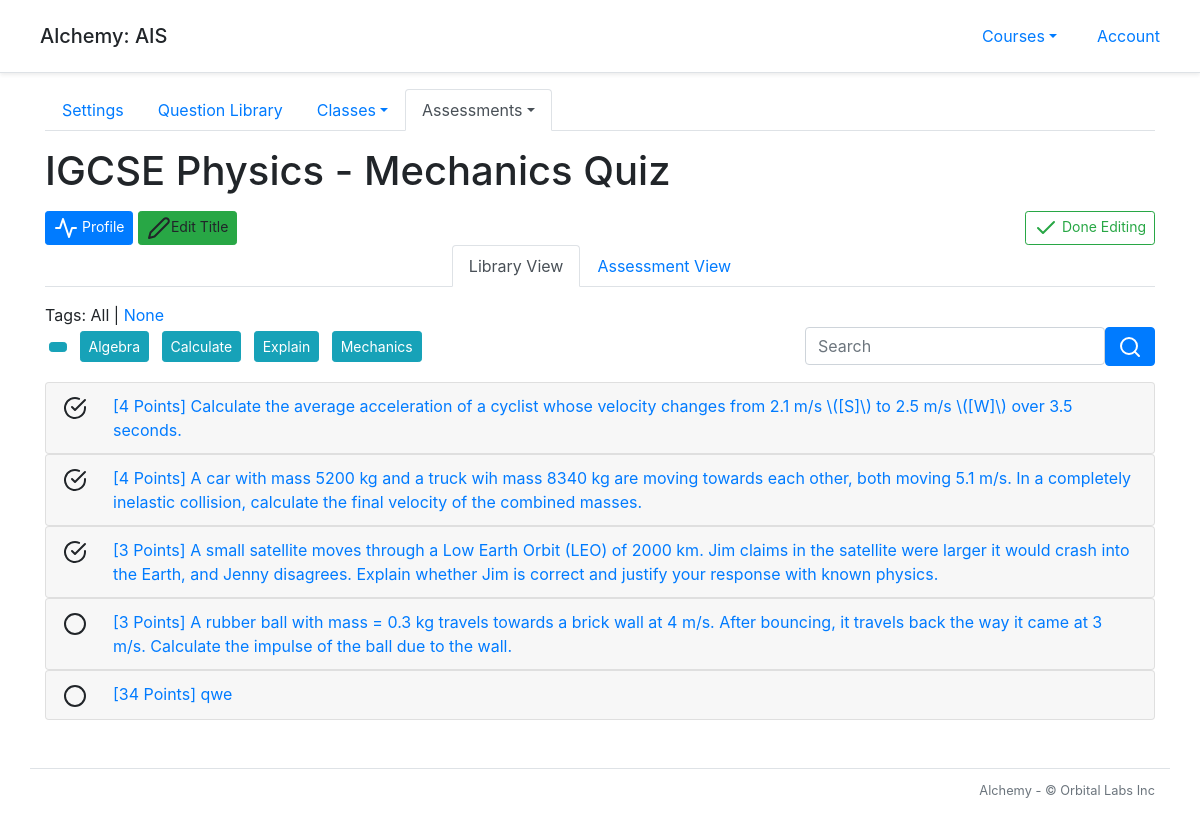
/course/3/paper/1/edit, run on an earlier commit of the app's database.
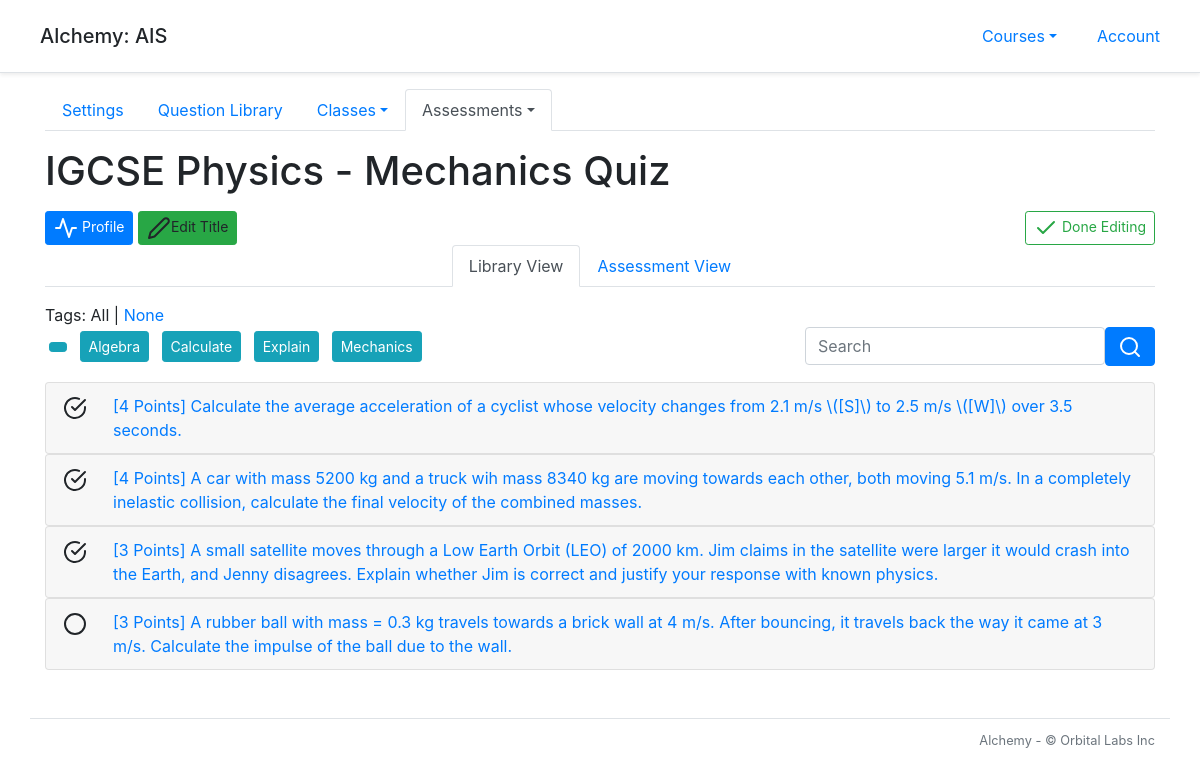
And on a later commit of the database.
### alchemy/models.py (models this page shows, shortened)
class Account(db.Model):
    __tablename__ = 'account'
    id = db.Column(db.Integer, primary_key=True)
    name = db.Column(db.String(50))
    courses = db.relationship('Course', backref='account')

class Course(db.Model):
    __tablename__ = 'course'
    id = db.Column(db.Integer, primary_key=True)
    name = db.Column(db.String(20), nullable=False)
    account_id = db.Column(db.Integer, db.ForeignKey('account.id'))
    questions = db.relationship('Question', backref = 'q_course')
    tags = db.relationship('Tag', backref='tag_course')
    clazzes = db.relationship('Clazz', backref='course')
    papers = db.relationship('Paper', backref='course')
    grade_levels = db.relationship('GradeLevel', backref='grade_levels')

class Paper(db.Model):
    __tablename__ = 'paper'
    id = db.Column(db.Integer, primary_key=True)
    title = db.Column(db.String(50), nullable=False)
    scores = db.relationship('Score', backref='paper')
    paper_questions = db.relationship('PaperQuestion', back_populates='paper')
    course_id = db.Column(db.Integer, db.ForeignKey('course.id'))
    @sqlalchemy.orm.reconstructor
    def __paper_construct__(self):
        self.build_profile()
    def question_objects(self):
        question_objects_list = []
        for question in self.ordered_paper_questions():
            question_objects_list.append(question.question)
        return question_objects_list
    def ordered_paper_questions(self):
        return db.session.query(PaperQuestion).filter_by(paper_id=self.id).order_by(PaperQuestion.order_number).all()
    def build_profile(self):
        self.profile = paper_profile.PaperProfile()
        self.profile.total_questions = len(self.paper_questions)
        tag_list = []
        for paper_question in self.paper_questions:
            self.profile.total_points += paper_question.question.points
            for t in paper_question.question.tags:
                if t not in tag_list:
                    tag_list.append(t)
        for t in tag_list:
            new_tag_profile = paper_profile.build_tag_profile(self, t)
            new_tag_profile.calculate_q_percentage(self.profile)
            new_tag_profile.calculate_p_percentage(self.profile)
            self.profile.tag_profile_list.append(new_tag_profile)

class Tag(db.Model):
    __tablename__ = 'tag'
    id = db.Column(db.Integer, primary_key=True)
    name = db.Column(db.String(120), nullable=False)
    course_id = db.Column(db.Integer, db.ForeignKey('course.id'), nullable=False)
    questions = db.relationship('Question', secondary=questions_tags, back_populates='tags')

class Question(db.Model):
    __tablename__ = 'question'
    id = db.Column(db.Integer, primary_key=True)
    content = db.Column(db.String(), nullable=False)
    solution = db.Column(db.String(), nullable=False)
    points = db.Column(db.Float(), nullable=False)
    course_id = db.Column(db.Integer, db.ForeignKey('course.id'), nullable=False)
    tags = db.relationship('Tag', secondary=questions_tags, back_populates='questions')
    papers = db.relationship('PaperQuestion', back_populates='question')
    scores = db.relationship('Score', backref='question')
    image_id = db.Column(db.Integer, db.ForeignKey('image.id'))
    image = db.relationship("Image", back_populates='questions')
    def __eq__(self, other):
        return type(self) is type(other) and self.id == other.id

### alchemy/views/paper.py (the view)
@bp_paper.route('/edit')
def edit():
    return render_edit_paper(g.paper)

### alchemy/__init__.py (called while the page is built)
@application.template_filter('prettify_number')
def prettify_number(arg):
    if arg is None:
        return ''
    if type(arg) == float and int(arg) == arg:
        return int(arg)
    return arg

### alchemy/views/account.py (called while the page is built)
@bp_account.url_defaults
def bp_account_url_defaults(endpoint, values):
    if 'account_id' not in values:
        values['account_id'] = g.account.id

### alchemy/views/clazz.py (called while the page is built)
@bp_clazz.url_defaults
def url_defaults(endpoint, values):
    if 'clazz_id' not in values:
        values['clazz_id'] = g.clazz.id

### alchemy/views/course.py (called while the page is built)
@bp_course.url_value_preprocessor
def url_value_preprocessor(endpoint, values):
    g.course = models.Course.query.get_or_404(values.pop('course_id'))
    g.account = models.Account.query.get_or_404(g.course.account_id)

@bp_course.url_defaults
def url_defaults(endpoint, values):
    if 'course_id' not in values:
        values['course_id'] = g.course.id

@bp_course.before_request
def before_request():
    if 'html_title' not in g:
        g.html_title = f'Course - {g.course.name}'

### alchemy/views/paper.py (called while the page is built)
@bp_paper.url_value_preprocessor
def url_value_preprocessor(endpoint, values):
    paper_id = int(values.pop('paper_id', 0))
    if paper_id ==  0:
        g.paper = None  # We are creating a new paper
    else:
        g.paper = models.Paper.query.get_or_404(paper_id)

@bp_paper.url_defaults
def url_defaults(endpoint, values):
    if 'paper_id' not in values:
        values['paper_id'] = g.paper.id if 'paper' in g else 0

@bp_paper.before_request
def before_request():
    if g.paper is None:
        g.html_title = f'{g.course.name} - New assessment'
    else:
        g.html_title = f'{g.course.name} - {g.paper.title}'

def questions_available_for_paper(paper, from_question_list):
    available_questions = []
    paper_current_questions = paper.question_objects()
    for q in from_question_list:
        q.__question_added_to_paper = (q in paper_current_questions)
        available_questions.append(q)
    return available_questions

def render_edit_paper(paper):
    course = paper.course
    paper.paper_questions = sorted(paper.paper_questions, key = lambda x: x.order_number)
    course = models.Course.query.get(paper.course_id)
    available_questions = questions_available_for_paper(paper, course.questions)
    all_tags = db.session.query(models.Tag).order_by(models.Tag.name).all()
    return flask.render_template('course/paper/edit.html', available_questions = available_questions, all_course_tags = all_tags, show_editing_controls = True)

### alchemy/templates/course/paper/edit.html (shortened to what this page needs)
{% extends "course/course_layout.html" %}
{% block course_main_content %}
<main role="main">
  <h1 class="my-3">{{ g.course.name }} - {{ g.paper.title }}</h1>
  <div class="d-flex p-0">
    <div class="flex-grow-1 bd-highlight">
      <button id="stats_toggle_button" onclick="toggle_sidebar()" role="button" aria-label="Open statistics" class="btn btn-primary btn-sm">
        <span data-feather="activity"></span> Profile
      </button>
      <a class="btn btn-success btn-sm" data-toggle="modal" data-target="#paper_edit_modal"><span data-feather="edit-2"></span>Edit Title</a>
    </div>
    {% import "course/paper_new_or_edit_macro.html" as paper_edit_modal %}
    <div class="bd-highlight">
      <a class="btn btn-outline-success btn-sm" href="{{ url_for('course.paper.index')}}"><span data-feather="check"></span> Done Editing</a>
    </div>
  </div>
  <div id="paper_questions_tabs" class="container m-0 p-0">
    <ul class="nav nav-tabs justify-content-center">
      <li class="nav-item">
        <a id="show_all_questions_link" class="nav-link active" aria-current="page" href="#" onclick="show_all_questions()">Library View</a>
      </li>
      <li class="nav-item">
        <a id="show_selected_questions_link" class="nav-link" href="#" onclick="show_selected_questions()">Assessment View</a>
      </li>
    </ul>
    <div id="available_questions_filter_options">
      {% import "course/question_filter_macro.html" as library_filter %}
      {{ library_filter.render_filter_options('available_questions_area', 'paper_questions_tabs', g.course.id, g.paper.id, all_course_tags) }}
    </div>
    <div id="available_questions_area" class="mt-3">
      {% import "course/question_accordion_macro.html" as question_accordion %}
      {{ question_accordion.render_questions(g.course.id, g.paper.id, available_questions) }}
    </div>
  </div>
</main>
{% endblock course_main_content %}

### alchemy/templates/course/course_layout.html (shortened to what this page needs)
{% include "layout_start.html" %}
<div class="container">
  <ul class="nav nav-tabs">
    <li class="nav-item">
      <a class="nav-link {{ 'active' if request.endpoint == 'course.index' }}" href="{{ url_for('course.index', course_id=g.course.id) }}">Settings</a>
    </li>
    <li class="nav-item">
      <a class="nav-link {{ 'active' if request.endpoint == 'course.library.index' }}" href="{{ url_for('course.library.index') }}">Question Library</a>
    </li>
    <li class="nav-item dropdown">
      <a class="nav-link dropdown-toggle" data-toggle="dropdown" href="#" role="button" aria-haspopup="true" aria-expanded="false">Classes</a>
    </li>
    <li class="nav-item dropdown">
      <a class="nav-link dropdown-toggle {{ 'active' if request.endpoint == 'course.paper.index' or request.endpoint == 'course.paper.edit' }}" data-toggle="dropdown" href="#" role="button" aria-haspopup="true" aria-expanded="false">Assessments</a>
    </li>
  </ul>
  {% block course_main_content %}
  {% endblock course_main_content %}
</div>
{% import "course/paper_new_or_edit_macro.html" as paper_create_modal %}
{% include "layout_end.html" %}

### alchemy/templates/layout_start.html (shortened to what this page needs)
<!doctype html>
<html lang="en">
  <head>
      <link rel="stylesheet" href="https://stackpath.bootstrapcdn.com/bootstrap/4.5.0/css/bootstrap.min.css">
      <link rel="stylesheet" type="text/css" href="{{ url_for('static', filename='card-body.css') }}">
    </head>
    <body>
      <div class="d-flex flex-column flex-md-row align-items-center p-3 px-md-4 mb-3 bg-white border-bottom shadow-sm">
        <h5 class="my-1 ml-3 mr-md-auto">Alchemy: {{ g.account.name }}</h5>
        <ul class="nav nav-pills">
          <li class="nav-item dropdown mr-2">
            <a class="nav-link dropdown-toggle" data-toggle="dropdown" href="#" role="button" aria-haspopup="true" aria-expanded="false">Courses</a>
          </li>
          <li class="nav-item">
            <a class="nav-link {{ 'active' if request.endpoint == 'bp_account.index' }}" href="{{ url_for('bp_account.index')}}">Account</a>
          </li>
        </ul>
      </div>

### alchemy/templates/course/question_filter_macro.html (shortened to what this page needs)
{% macro render_filter_options(html_container_id, html_scroll_marker_id, course_id, paper_id, tag_list) -%}
<div class="container p-0">
  <div class="row">
    <div id="question_library_tag_filter_container" class="col">
        Tags: <a id="library_question_filter_tags_all"  onclick="library_filter_tags_all()">All</a> | <a id="library_question_filter_tags_none" href="#" onclick="library_filter_tags_none()">None</a>
        <br />
        {% for tag in tag_list %}
          <button onclick="library_filter_tag_clicked({{ tag.id }}, $(this))" role="button" aria-label="Toggle tag filter" class="btn btn-outline-info btn-sm m-1 active" data-alchemy_tag_id="{{ tag.id }}">
            {{ tag.name }}
          </button>
        {% endfor %}
    </div>
    <div class="col-4 d-flex align-items-end">
      <div class="input-group">
        <input type="search" id="library_question_search_input"
            class="form-control rounded" placeholder="Search" aria-label="Search"
            aria-describedby="search-addon"
            onkeyup="if (event.keyCode == 13) library_filter_text_changed()"
            oninput="if (this.value == '') library_filter_text_changed()" />
        <button type="button" class="btn btn-primary" onclick="library_filter_text_changed()"><span data-feather="search"></span></button>
      </div>
    </div>
  </div>
</div>
{%- endmacro %}

### alchemy/templates/course/question_accordion_macro.html (shortened to what this page needs)
{% macro render_questions(course_id, paper_id, questions) -%}
{% for question in questions %}
<div class="accordion" id="questionAccordion">
  <div class="card">
    <div class="card-header p-1 d-flex flex-md-row" id="heading{{ loop.index0 }}">
      {% if paper_id > 0 %}
      <a role="button" aria-label="Add question" class="btn btn-link" onmouseup="{{ 'paper_remove_question(%d, %d, %d)' % (course_id, paper_id, question.id) if question.__question_added_to_paper else 'paper_add_question(%d, %d, %d)' % (course_id, paper_id, question.id) }}">
        <span
            data-feather="{{ 'check-circle' if question.__question_added_to_paper else 'circle' }}"
            data-alchemy_is_selected_question="{{ question.__question_added_to_paper }}"
            onmousedown="question_toggle_selection_icon($(this))"></span>
      </a>
      {% endif %}
      <h2 class="mb-0 mr-md-auto">
        <button class="btn btn-link btn-block text-left" type="button" data-toggle="collapse" data-target="#collapse{{ loop.index0 }}" aria-expanded="false" aria-controls="collapse{{ loop.index0 }}">
          [{{ question.points | prettify_number }} Points] {{ question.content }}
        </button>
      </h2>
    </div>
      {% import "course/question_details_macro.html" as question_details %}
  </div>
</div>
{% endfor %}
{%- endmacro %}

### alchemy/templates/course/paper/questions_list.html (shortened to what this page needs)
    {% for question in g.paper.question_objects() %}
              {% import "course/question_details_macro.html" as question_details %}
    {% endfor %}

### alchemy/templates/layout_end.html (shortened to what this page needs)
    <footer class="pt-2 my-5 border-top container text-right">
        <small class="text-muted">Alchemy - &copy; Orbital Labs Inc</small>
    </footer>
  </body>
</html>

What changed in the data, as far as the page shows it:
removed Question: points|prettify_number "34", content "qwe"
